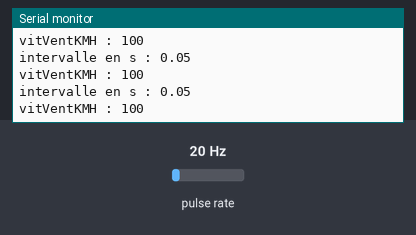
A sketch run on a simulated ESP8266 (NodeMCU). On the bench: the last lines printed to the serial monitor. Wiring (inferred from the names in the program): pulse sensor: data D2. The test bench sets the inputs (shaded band); at power-on: pulse rate 20 Hz. WiFi joins after 1.5 s; servers stay silent unless stated; storage starts empty.

Above: at 2.7 s.
2.8 s: pulse rate (sensor on D2) set to 4 Hz
At 3.41 s:
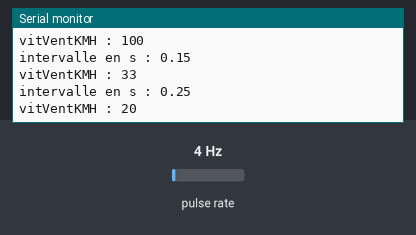
4.3 s: pulse rate (sensor on D2) set to 50 Hz
At 4.9 s:
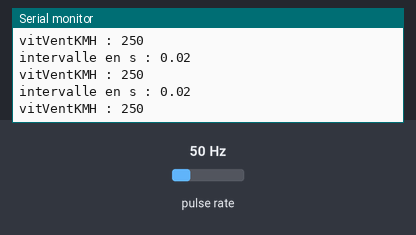
Timing chart, 0 to 7.3 s (numbered marks = the images above; inputs shaded):
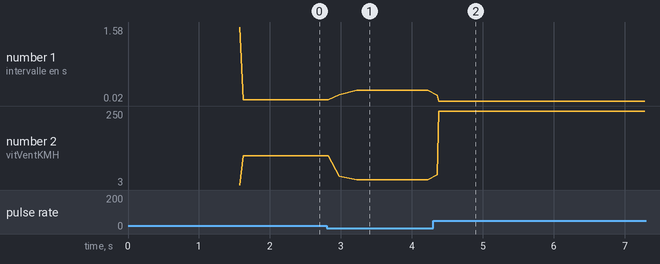

The sketch:

09-Anemometre_esp8266_WifiSVR_SPIFFS_Hall_WifiUdpV2.ino
```cpp
#include <ESP8266WebServer.h>
#include <FS.h>
#include <WiFiUdp.h>  //pour upload de pgm Arduino via wifi
#include <ArduinoOTA.h> //pour upload de pgm Arduino via wifi

/****************/
/* DÉCLARATIONS */
/****************/
ESP8266WebServer server ( 8080 );   // on instancie un serveur ecoutant sur le port 80
#define pinHallAnemo D2   // le capteur à effet Hall est connecté à la pin D2
#define ssid      "xxxx"    // WiFi SSID
#define password  "****"  // WiFi password
unsigned long rpmVent = 0;
unsigned long vitVentKMH = 0;
unsigned long dateDernierChangementVent = 0;
unsigned long dateDernierChangementKMH = 0;
float intervalleKMH = 0;

/*********/
/* SETUP */
/*********/
void setup() {
  Serial.begin ( 115200 );    // init du mode débug
  // Connexion au WiFi
  WiFi.begin ( ssid, password );
  // Attente de la connexion au réseau WiFi / Wait for connection
  while ( WiFi.status() != WL_CONNECTED ) {
    delay ( 500 );
    Serial.print ( "." );
  }
  // Connexion WiFi établie
  Serial.println ( "" );
  Serial.print ( "Connected to " ); Serial.println ( ssid );
  Serial.print ( "IP address: " ); Serial.println ( WiFi.localIP() );

  // Montage de la zone mémoire SPIFFS
  if (!SPIFFS.begin()) {
    Serial.println("SPIFFS Mount failed");
  }
  else {
    Serial.println("SPIFFS Mount succesfull");
  }
  delay(50);

  // Pin capteurs
  attachInterrupt(pinHallAnemo, rpm_vent, FALLING);

  // Pages web du serveur
  server.serveStatic("/js", SPIFFS, "/js");       // dossier js qui contient les fichiers JavaScripts
  server.serveStatic("/css", SPIFFS, "/css");     // dossier css qui contient les fichiers css
  server.serveStatic("/", SPIFFS, "/index.html"); // racine du serveur, pointe l'index.html
  server.on("/mesures.json", sendMesures);        // écrit le fichier json à l'appel de la fonction
  server.begin();                                 // démarre le serveur
  Serial.println ( "HTTP server started" );
  ArduinoOTA.setHostname("AnemometreWiFi");   // on donne une petit nom a notre module, pour upload de pgm Arduino via wifi
  // ArduinoOTA.setPassword((const char *)"1357");
  ArduinoOTA.begin();   // initialisation de l'OTA, pour upload de pgm Arduino via wifi
}

/*************/
/* FONCTIONS */
/*************/
void rpm_vent()   // appelée par l'interruption, Anémomètre vitesse du vent.
{
  unsigned long dateCourante = millis();
  intervalleKMH = (dateCourante - dateDernierChangementVent);
  Serial.print ( "intervalle en s : " );
  Serial.println (intervalleKMH/1000); // affiche l'intervalle de temps entre deux passages
  if (intervalleKMH != 0)  // attention si intervalle = 0, division par zero -> erreur
  {
    rpmVent = 60 / (intervalleKMH /1000);
  }
  vitVentKMH = ( rpmVent / 12 );
  Serial.print ( "vitVentKMH : " );
  Serial.println ( vitVentKMH ); // affiche les rpm
  Serial.println ( "" );
  dateDernierChangementVent = dateCourante;
}


void sendMesures()    // appelée par le serveur web
{
 String json = "{\"rpm\":\"" + String(vitVentKMH) + "\"}";
// prépare et formate la valeur pour le fichier json sous la forme : {"VitesseVent":"0.00"}
//                          {
//                            "VitesseVent":"25"
//                          }
  server.send(200, "application/json", json);   // envoie dans le valeur dans le fichier json qui tourne en mémoire
//  Serial.println("Mesures envoyees");
}


void RemiseZeroVitVentKMH ()
{
  unsigned long dateCouranteKMH = millis();
  if (intervalleKMH == intervalleKMH) // Si ça ne tourne plus (valeur plus mise à jour)
  {
    float dureeKMH = (dateCouranteKMH - dateDernierChangementKMH);
    if (dureeKMH > 10000) // Si ça ne tourne plus depuis 10 secondes
    {
      Serial.print ( "dureeKMH : " );
      Serial.println ( dureeKMH ); // affiche les rpm
      vitVentKMH = 0;  // Remsise à zero !
      dateDernierChangementKMH = dateCouranteKMH;
    }
  }
}

/*************/
/* PROGRAMME */
/*************/
void loop()
{
  server.handleClient();  // à chaque iteration, on appelle handleClient pour que les requetes soient traitees
  RemiseZeroVitVentKMH ();
  delay(100); // la boucle fait tourner sendMesures(), via handleClient, régler delais si besoin de mettre à jour le JSON qu'à une fréquence voulue plutôt qu'instantanément
  ArduinoOTA.handle();  // régler upload speed à 9600 : verifie si un upload de programme Arduino est envoyé sur l'ESP8266
}
```

Measured:
- after the input at 2.8 s, the serial monitor: prints a new line after 0.18 s (image 1)
- after the input at 4.3 s, the serial monitor: prints a new line after 0.06 s (image 2)
- plotted number 1: 0.05 → 0.25 after the input at 2.8 s, 0.25 → 0.02 after the input at 4.3 s
- plotted number 2: 100 → 20 after the input at 2.8 s, 20 → 250 after the input at 4.3 s
